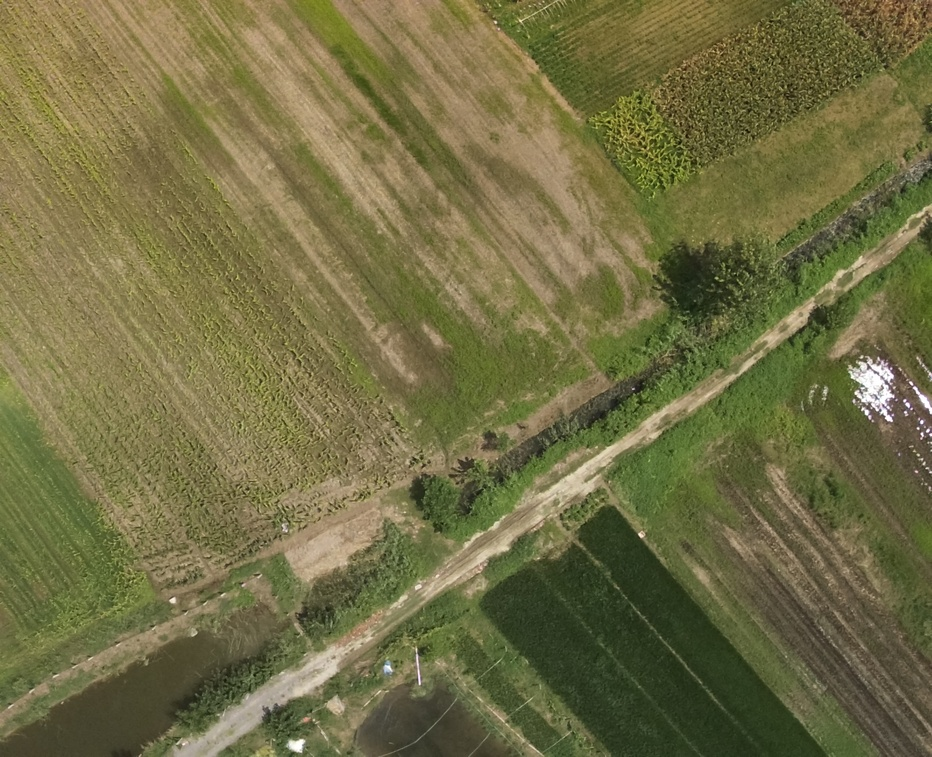
#> input picture resources/DJI_0020.JPG, 932 x 757 px, shrunk from 1600 x 1300 before the run
$ jupyter execute sift.ipynb
#> lines starting #> are read from the running program, lines starting #| are printed output that depends on the picture
[cell 1]
import cv2
import numpy as np
import matplotlib.pyplot as plt

1. **图像金字塔**

[cell 2]
img1=cv2.imread('../resources/DJI_0020.JPG')
#> img1 is the input picture: shape (757, 932, 3); mean B, G, R 68.5, 110.1, 114
img2=cv2.imread('../resources/DJI_0040.jpg')
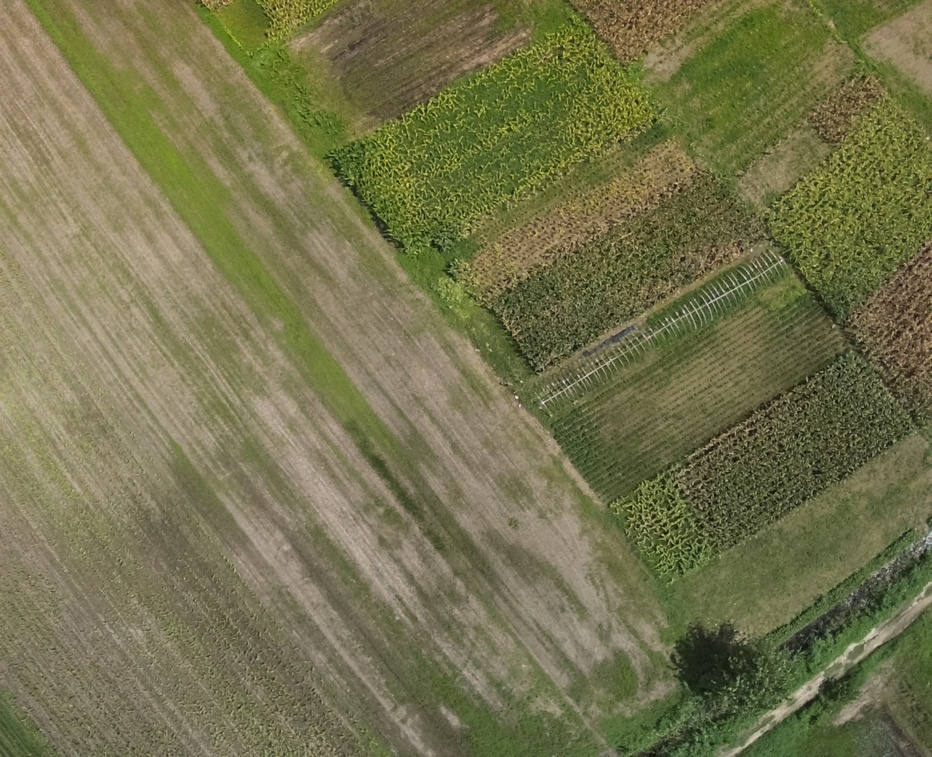
#> input picture resources/DJI_0040.JPG, 932 x 757 px, shrunk from 1600 x 1300 before the run, found by its file name
#> img2 is the input picture: shape (757, 932, 3); mean B, G, R 77.8, 115.1, 116.8
print(img1.shape)
#| (757, 932, 3)
print(img2.shape)
#| (757, 932, 3)
gray1=cv2.cvtColor(img1,cv2.COLOR_BGR2GRAY)
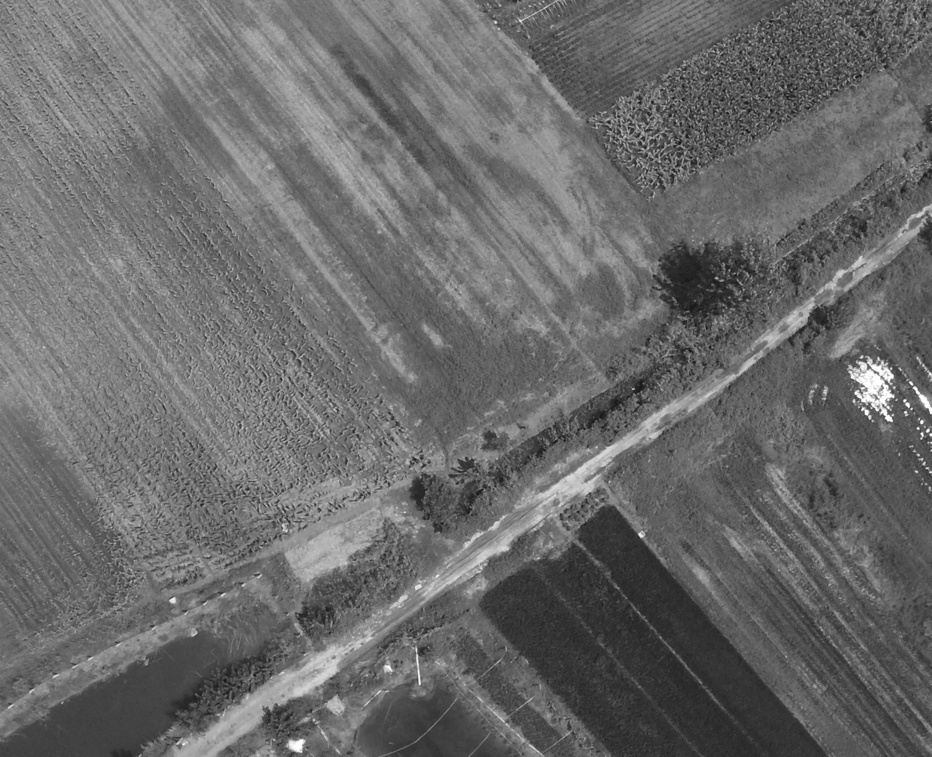
#> gray1: shape (757, 932); min 16, max 255, mean 106.5
gray2=cv2.cvtColor(img2,cv2.COLOR_BGR2GRAY)
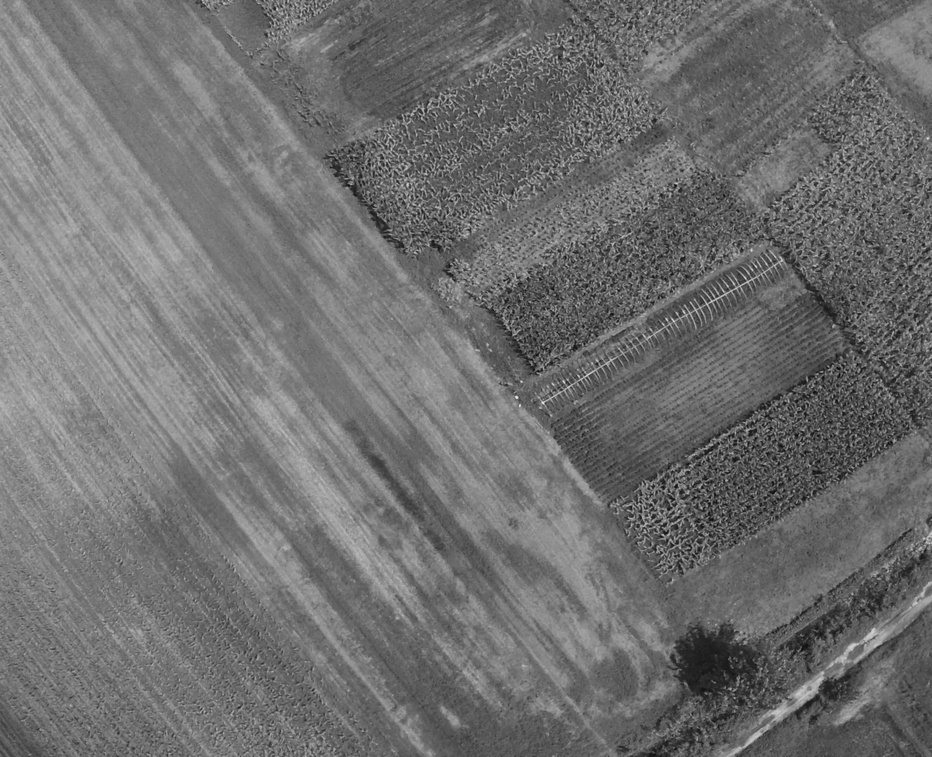
#> gray2: shape (757, 932); min 7, max 241, mean 111.4
hmerge=np.hstack((gray1,gray2))
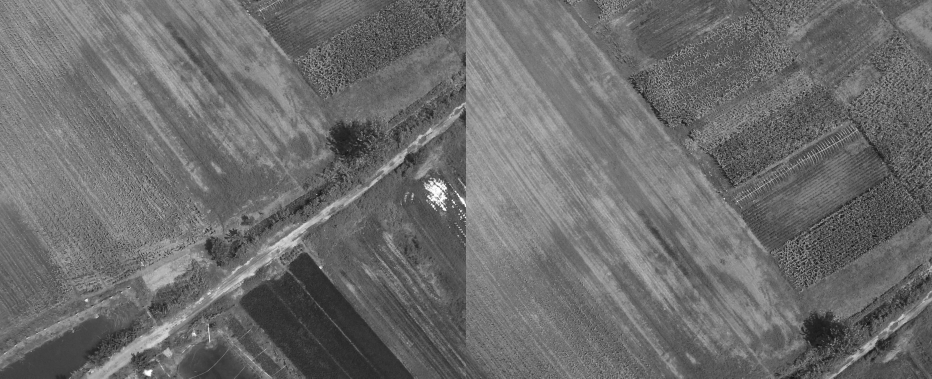
#> hmerge: shape (757, 1864) (shown at 1/2 size); min 7, max 255, mean 108.9

cv2.namedWindow('sift',cv2.WINDOW_NORMAL)
cv2.imshow('sift',hmerge)
cv2.waitKey(0)
cv2.destroyAllWindows()

2. **检测关键点**

[cell 3]
# sift 检测

sift=cv2.SIFT_create()
sift_kp1,sift_des1=sift.detectAndCompute(gray1,None)
#> sift_kp1 = 4549 keypoints; strongest (x, y, size): (928, 431, 2.2), (922, 422, 2.4), (922, 434, 2), (904, 400, 1.9)
sift_kp2,sift_des2=sift.detectAndCompute(gray2,None)
#> sift_kp2 = 5044 keypoints; strongest (x, y, size): (517, 397, 2), (543, 403, 1.8), (684, 312, 1.8), (407, 185, 1.9)


sift_img1=img1.copy()
sift_img2=img2.copy()
cv2.drawKeypoints(img1,sift_kp1,sift_img1,(255,0,0),flags=cv2.DRAW_MATCHES_FLAGS_DEFAULT)
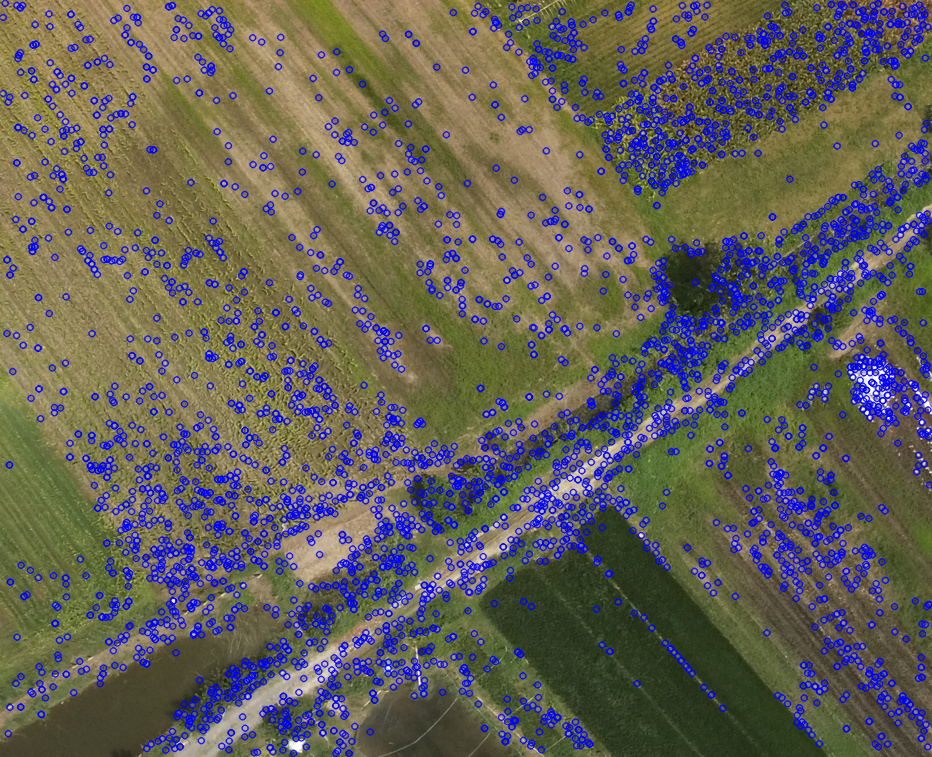
#> sift_img1: shape (757, 932, 3); mean B, G, R 89, 97.2, 100.5
cv2.drawKeypoints(img2,sift_kp2,sift_img2,(0,255,0),flags=cv2.DRAW_MATCHES_FLAGS_DEFAULT)
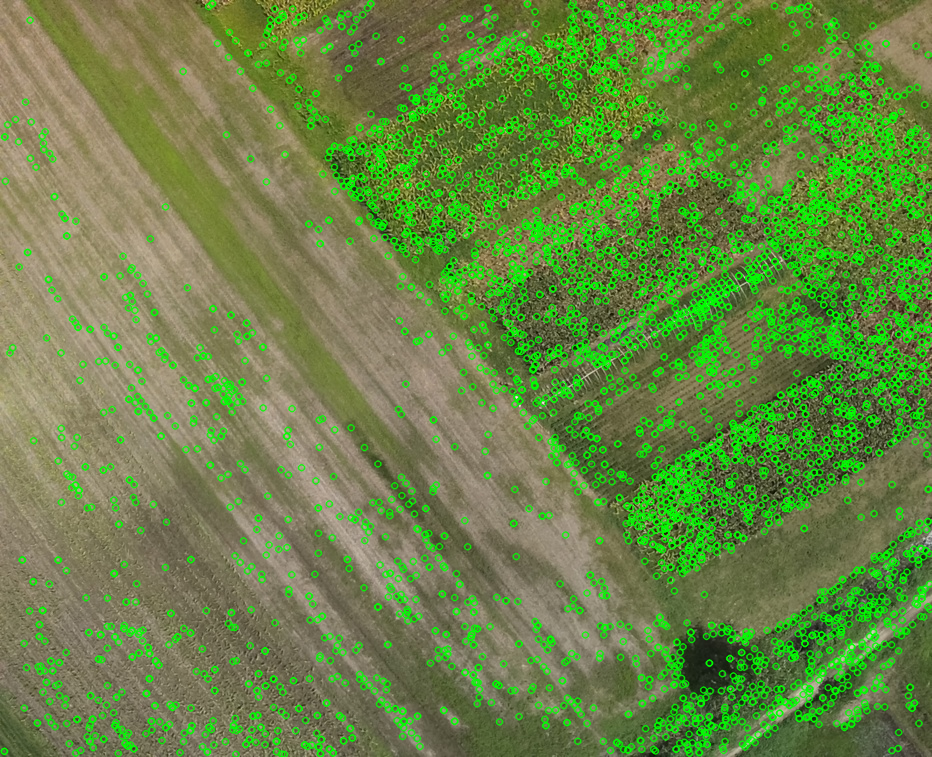
#> sift_img2: shape (757, 932, 3); mean B, G, R 69.4, 132.8, 103.8

cv2.imwrite('../resources/result/DJI_0020_sift_keypoints.png',sift_img1)
cv2.imwrite('../resources/result/DJI_0040_sift_keypoints.png',sift_img2)

kp_hmerge=np.hstack((sift_img1,sift_img2))
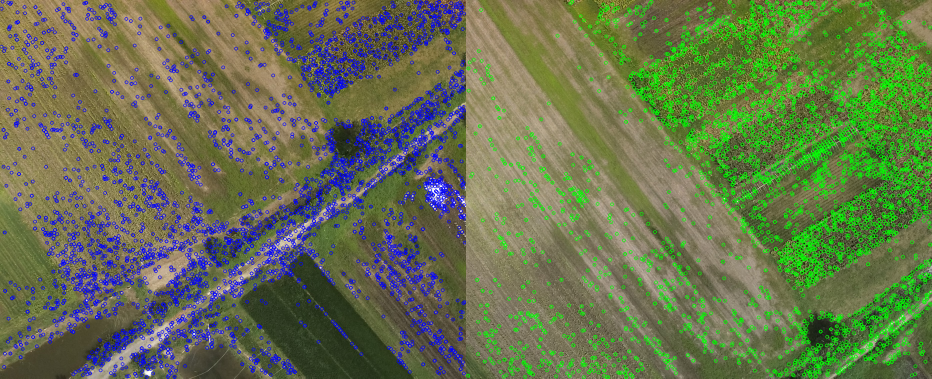
#> kp_hmerge: shape (757, 1864, 3) (shown at 1/2 size); mean B, G, R 79.2, 115, 102.2

cv2.namedWindow('sift',cv2.WINDOW_NORMAL)
cv2.imshow('sift',kp_hmerge)
cv2.waitKey(0)
cv2.destroyAllWindows()


cv2.namedWindow('sift',cv2.WINDOW_NORMAL)
cv2.imshow('sift',kp_hmerge)
cv2.waitKey(0)
cv2.destroyAllWindows()
